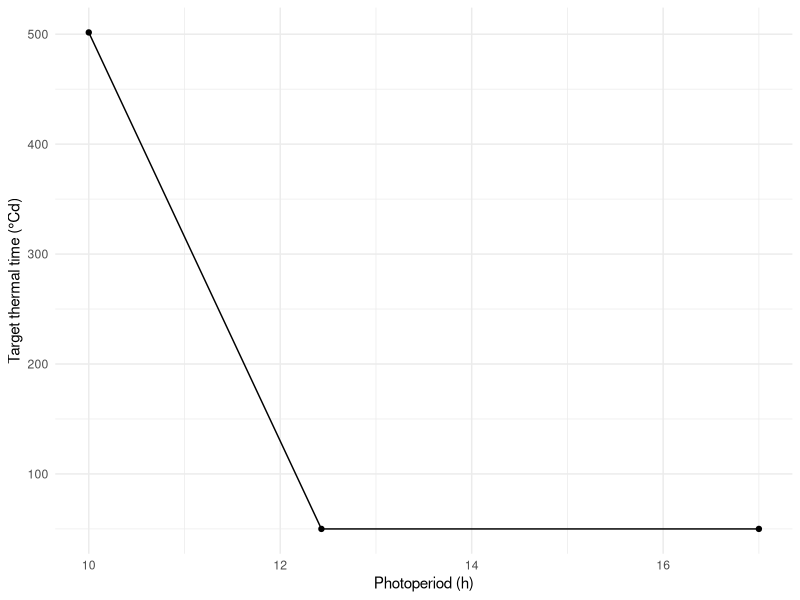

This chart was generated by the following R code:
## ---- chunk 1
pd <- tibble::tibble(
    `Photoperiod` = c(10, 12.43, 17),
    `Target thermal time` = c(501.6, 50, 50)
)
pd |> 
    knitr::kable(col.names = c("Photoperiod (h)", "Target thermal time (°Cd)"), digits = c(1, 1),
                caption = "Photoperiod influence on target thermal time for budding phase in chickpea [@robertson_simulation_2002].")
## ---- chunk 2
pd |> 
    ggplot2::ggplot(ggplot2::aes(x = Photoperiod, y = `Target thermal time`)) +
    ggplot2::geom_line() +
    ggplot2::geom_point() +
    ggplot2::labs(x = "Photoperiod (h)", y = "Target thermal time (°Cd)") +
    ggplot2::theme_minimal()
